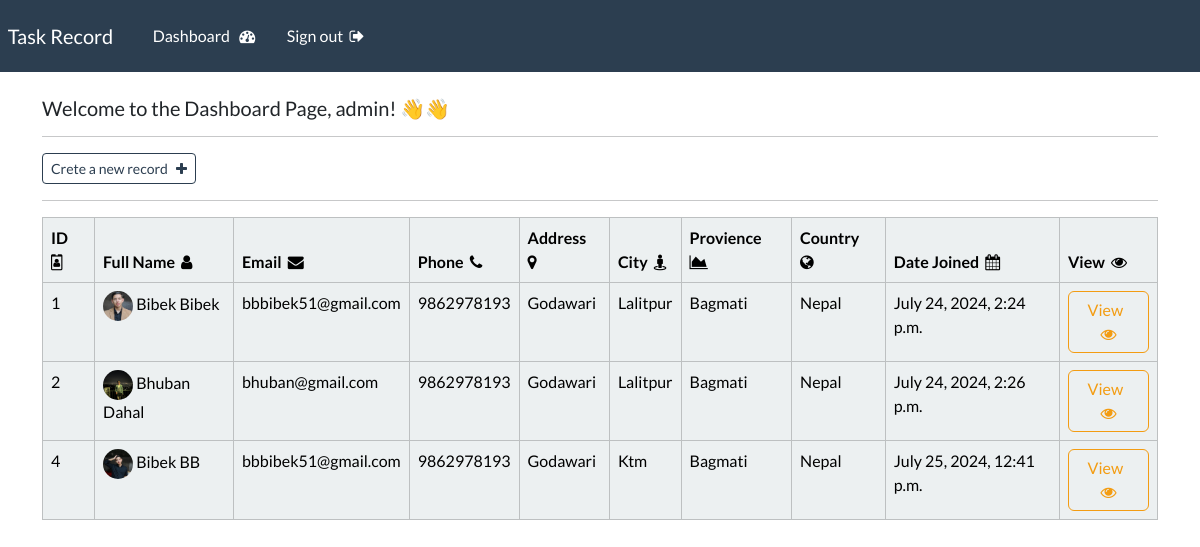
The page /dashboard/ (signed in) on the database its author committed.
### app/models.py (models this page shows)
class Record(models.Model):
    photo = models.ImageField(upload_to='img/')
    created_date = models.DateTimeField(auto_now_add=True)
    first_name = models.CharField(max_length=100)
    last_name = models.CharField(max_length=100)
    email = models.EmailField(max_length=255)
    phone = models.CharField(max_length=20)
    address = models.CharField(max_length=255)
    city = models.CharField(max_length=50)
    provience = models.CharField(max_length=100)
    country = models.CharField(max_length=100)
    def __str__(self) -> str:
        return self.first_name + "  " + self.last_name

### app/views.py (the view)
# urls.py: path('dashboard/', views.Dashboard, name='dashboard'),
@login_required(login_url='login')
def Dashboard(request):
    myrecord = Record.objects.all()
    print(myrecord)
    context = {'records': myrecord}
    return render(request, 'app/dashboard.html', context=context)

### app/templates/app/dashboard.html
{% extends 'app/base.html' %}
{% load static %}
{% block main %}
    <h5>Welcome to the Dashboard Page,  {{user}}! 👋👋 </h5>
    <hr>
    <a href="{% url 'create-record' %}" class="btn btn-outline-primary btn-sm">Crete a new record &nbsp; <i class="fa fa-plus" aria-hidden="true"></i></a>
    <hr>
    <table class="table table-light table-hover table-bordered">
        <thead class="table-light">
            <tr>
                <th scope="col">ID &nbsp; <i class="fa fa-id-badge" aria-hidden="true"></i></th>
                <th scope="col">Full Name &nbsp;<i class="fa fa-user" aria-hidden="true"></i></th>
                <th scope="col">Email &nbsp;<i class="fa fa-envelope" aria-hidden="true"></i></th>
                <th scope="col">Phone &nbsp;<i class="fa fa-phone" aria-phone="true"></i></th>
                <th scope="col">Address &nbsp;<i class="fa fa-map-marker" aria-hidden="true"></i></th>
                <th scope="col">City &nbsp;<i class="fa fa-street-view" aria-hidden="true"></i></th>
                <th scope="col">Provience &nbsp;<i class="fa fa-area-chart" aria-hidden="true"></i></th>
                <th scope="col">Country &nbsp;<i class="fa fa-globe" aria-hidden="true"></i></th>
                <th scope="col">Date Joined &nbsp;<i class="fa fa-calendar" aria-hidden="true"></i></th>
                <th scope="col">View &nbsp;<i class="fa fa-eye" aria-hidden="true"></i></th>
            </tr>
        </thead>
        <tbody>
            {% if records %}
            {% for record in records %}
            <tr>
                <td> {{record.id}} </td>
                <td><img src="{{ record.photo.url }}" alt=""> {{record.first_name}}  {{record.last_name}} </td>
                <td> {{record.email}} </td>
                <td> {{record.phone}} </td>
                <td> {{record.address}} </td>
                <td> {{record.city}} </td>
                <td> {{record.provience}} </td>
                <td> {{record.country}} </td>
                <td> {{record.created_date}} </td>
                <td> <a href="{% url 'view-record' record.id %}"><button class="btn btn-outline-warning">View  &nbsp;<i class="fa fa-eye" aria-hidden="true"></i></button> </td>
            </tr>
            {% endfor %}
            {% endif %}
        </tbody>
    </table>
{% endblock main %}

### app/templates/app/base.html (shortened to what this page needs)
{% load static %}
<!DOCTYPE html>
<html>
    <head>
        <link rel="stylesheet" type="text/css" href="https://bootswatch.com/5/flatly/bootstrap.min.css">
        <link rel="stylesheet" type="text/css" href="{% static 'css/style.css' %}">
        <link rel="stylesheet" href="https://cdnjs.cloudflare.com/ajax/libs/font-awesome/4.7.0/css/font-awesome.css">
    </head>
<body>
    {% include 'app/navbar.html' %}
    <div class="container">
        <br>
        {% block main %}
        {% endblock main %}
    </div>
</body>
</html>

### app/templates/app/navbar.html (shortened to what this page needs)
<nav class="navbar navbar-expand-lg navbar-dark bg-primary justify-content-center">
  <a class="navbar-brand main-heading" href="{% url 'home' %}">
    &nbsp; Task Record
  </a>
    <div class="collapse navbar-collapse text-center" id="navbarNavDropdown">
      <ul class="navbar-nav mr-auto">
        {% if user.is_authenticated %}
          <li class="nav-item">
            <a class="nav-link" href="{% url 'dashboard' %}">Dashboard &nbsp; <i class="fa fa-tachometer" aria-hidden="true"></i> </a>
          </li>
          <li class="nav-item">
            <a class="nav-link" href="{% url 'logout' %}">Sign out &nbsp;<i class="fa fa-sign-out" aria-hidden="true"></i></a>
          </li>
      </ul>
      {% endif %}
    </div>
</nav>

### static/css/style.css (style rules this page uses)
td img { height: 30px; width: 30px; object-fit: cover; border-radius: 40px; }
img { height: 30px; width: 30px; object-fit: cover; border-radius: 40px; }

### rows shown on the page
Record: id "1", photo (picture), first_name "Bibek", last_name "Bibek", email "bbbibek51@gmail.com", phone "9862978193", address "Godawari", city "Lalitpur", provience "Bagmati", country "Nepal", created_date "July 24, 2024, 2:24 p.m."
Record: id "2", photo (picture), first_name "Bhuban", last_name "Dahal", email "bhuban@gmail.com", phone "9862978193", address "Godawari", city "Lalitpur", provience "Bagmati", country "Nepal", created_date "July 24, 2024, 2:26 p.m."
Record: id "4", photo (picture), first_name "Bibek", last_name "BB", email "bbbibek51@gmail.com", phone "9862978193", address "Godawari", city "Ktm", provience "Bagmati", country "Nepal", created_date "July 25, 2024, 12:41 p.m."

### other values the page prints
{{ user }} "admin"
